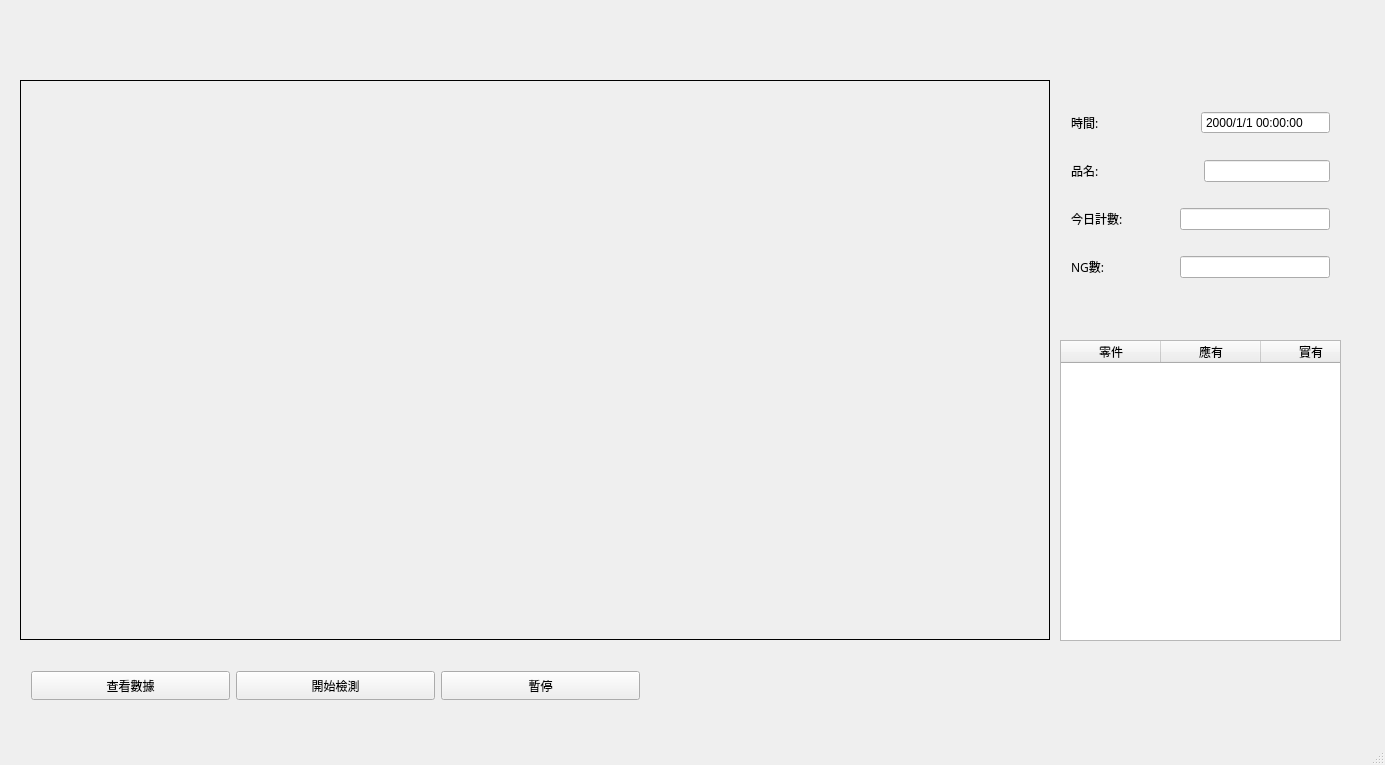
<?xml version="1.0" encoding="UTF-8"?>
<ui version="4.0">
 <class>MainWindow</class>
 <widget class="QMainWindow" name="MainWindow">
  <property name="geometry">
   <rect>
    <x>0</x>
    <y>0</y>
    <width>1385</width>
    <height>765</height>
   </rect>
  </property>
  <property name="cursor">
   <cursorShape>ArrowCursor</cursorShape>
  </property>
  <property name="windowTitle">
   <string>產線智動檢測系統</string>
  </property>
  <property name="windowIcon">
   <iconset>
    <normaloff>../14650616_1373983492625534_4218606715525314813_n.jpg</normaloff>../14650616_1373983492625534_4218606715525314813_n.jpg</iconset>
  </property>
  <property name="autoFillBackground">
   <bool>false</bool>
  </property>
  <widget class="QWidget" name="centralWidget">
   <property name="cursor">
    <cursorShape>ArrowCursor</cursorShape>
   </property>
   <property name="layoutDirection">
    <enum>Qt::LeftToRight</enum>
   </property>
   <widget class="QStackedWidget" name="stackedWidget">
    <property name="enabled">
     <bool>true</bool>
    </property>
    <property name="geometry">
     <rect>
      <x>10</x>
      <y>20</y>
      <width>1361</width>
      <height>711</height>
     </rect>
    </property>
    <property name="sizePolicy">
     <sizepolicy hsizetype="Minimum" vsizetype="Preferred">
      <horstretch>0</horstretch>
      <verstretch>0</verstretch>
     </sizepolicy>
    </property>
    <property name="currentIndex">
     <number>1</number>
    </property>
    <widget class="QWidget" name="homePage">
     <property name="layoutDirection">
      <enum>Qt::RightToLeft</enum>
     </property>
     <layout class="QHBoxLayout" name="horizontalLayout">
      <property name="spacing">
       <number>80</number>
      </property>
      <property name="leftMargin">
       <number>300</number>
      </property>
      <property name="topMargin">
       <number>160</number>
      </property>
      <property name="rightMargin">
       <number>300</number>
      </property>
      <property name="bottomMargin">
       <number>160</number>
      </property>
      <item>
       <widget class="QPushButton" name="testingPushButton">
        <property name="sizePolicy">
         <sizepolicy hsizetype="Minimum" vsizetype="Minimum">
          <horstretch>0</horstretch>
          <verstretch>0</verstretch>
         </sizepolicy>
        </property>
        <property name="palette">
         <palette>
          <active>
           <colorrole role="Button">
            <brush brushstyle="SolidPattern">
             <color alpha="255">
              <red>0</red>
              <green>0</green>
              <blue>255</blue>
             </color>
            </brush>
           </colorrole>
          </active>
          <inactive>
           <colorrole role="Button">
            <brush brushstyle="SolidPattern">
             <color alpha="255">
              <red>0</red>
              <green>0</green>
              <blue>255</blue>
             </color>
            </brush>
           </colorrole>
          </inactive>
          <disabled>
           <colorrole role="Button">
            <brush brushstyle="SolidPattern">
             <color alpha="255">
              <red>0</red>
              <green>0</green>
              <blue>255</blue>
             </color>
            </brush>
           </colorrole>
          </disabled>
         </palette>
        </property>
        <property name="font">
         <font>
          <family>微軟正黑體</family>
          <pointsize>50</pointsize>
          <weight>75</weight>
          <bold>true</bold>
         </font>
        </property>
        <property name="autoFillBackground">
         <bool>true</bool>
        </property>
        <property name="text">
         <string>檢測</string>
        </property>
       </widget>
      </item>
      <item>
       <widget class="QPushButton" name="trainningPushButton">
        <property name="sizePolicy">
         <sizepolicy hsizetype="Minimum" vsizetype="Minimum">
          <horstretch>0</horstretch>
          <verstretch>0</verstretch>
         </sizepolicy>
        </property>
        <property name="palette">
         <palette>
          <active>
           <colorrole role="Button">
            <brush brushstyle="SolidPattern">
             <color alpha="255">
              <red>0</red>
              <green>0</green>
              <blue>255</blue>
             </color>
            </brush>
           </colorrole>
          </active>
          <inactive>
           <colorrole role="Button">
            <brush brushstyle="SolidPattern">
             <color alpha="255">
              <red>0</red>
              <green>0</green>
              <blue>255</blue>
             </color>
            </brush>
           </colorrole>
          </inactive>
          <disabled>
           <colorrole role="Button">
            <brush brushstyle="SolidPattern">
             <color alpha="255">
              <red>0</red>
              <green>0</green>
              <blue>255</blue>
             </color>
            </brush>
           </colorrole>
          </disabled>
         </palette>
        </property>
        <property name="font">
         <font>
          <family>微軟正黑體</family>
          <pointsize>50</pointsize>
          <weight>75</weight>
          <bold>true</bold>
         </font>
        </property>
        <property name="layoutDirection">
         <enum>Qt::LeftToRight</enum>
        </property>
        <property name="autoFillBackground">
         <bool>true</bool>
        </property>
        <property name="text">
         <string>訓練</string>
        </property>
        <property name="iconSize">
         <size>
          <width>16</width>
          <height>16</height>
         </size>
        </property>
       </widget>
      </item>
     </layout>
    </widget>
    <widget class="QWidget" name="testingPage">
     <widget class="QTableWidget" name="tableWidget">
      <property name="geometry">
       <rect>
        <x>1050</x>
        <y>320</y>
        <width>281</width>
        <height>301</height>
       </rect>
      </property>
      <property name="frameShape">
       <enum>QFrame::StyledPanel</enum>
      </property>
      <property name="frameShadow">
       <enum>QFrame::Sunken</enum>
      </property>
      <property name="lineWidth">
       <number>1</number>
      </property>
      <property name="midLineWidth">
       <number>0</number>
      </property>
      <property name="verticalScrollBarPolicy">
       <enum>Qt::ScrollBarAsNeeded</enum>
      </property>
      <property name="horizontalScrollBarPolicy">
       <enum>Qt::ScrollBarAlwaysOff</enum>
      </property>
      <property name="editTriggers">
       <set>QAbstractItemView::NoEditTriggers</set>
      </property>
      <column>
       <property name="text">
        <string>零件</string>
       </property>
      </column>
      <column>
       <property name="text">
        <string>應有</string>
       </property>
      </column>
      <column>
       <property name="text">
        <string>實有</string>
       </property>
      </column>
      <column>
       <property name="text">
        <string>狀態</string>
       </property>
      </column>
     </widget>
     <widget class="QLabel" name="detectView">
      <property name="geometry">
       <rect>
        <x>10</x>
        <y>60</y>
        <width>1030</width>
        <height>560</height>
       </rect>
      </property>
      <property name="sizePolicy">
       <sizepolicy hsizetype="Fixed" vsizetype="Fixed">
        <horstretch>0</horstretch>
        <verstretch>0</verstretch>
       </sizepolicy>
      </property>
      <property name="styleSheet">
       <string notr="true">border: 1px solid black;</string>
      </property>
      <property name="text">
       <string/>
      </property>
     </widget>
     <widget class="QLabel" name="renderLabel">
      <property name="geometry">
       <rect>
        <x>10</x>
        <y>-1</y>
        <width>1321</width>
        <height>41</height>
       </rect>
      </property>
      <property name="styleSheet">
       <string notr="true"/>
      </property>
      <property name="text">
       <string/>
      </property>
     </widget>
     <widget class="QWidget" name="layoutWidget">
      <property name="geometry">
       <rect>
        <x>10</x>
        <y>640</y>
        <width>631</width>
        <height>51</height>
       </rect>
      </property>
      <layout class="QHBoxLayout" name="horizontalLayout_2">
       <item>
        <widget class="QPushButton" name="checkingPushButton">
         <property name="sizePolicy">
          <sizepolicy hsizetype="Minimum" vsizetype="Minimum">
           <horstretch>0</horstretch>
           <verstretch>0</verstretch>
          </sizepolicy>
         </property>
         <property name="font">
          <font>
           <family>微軟正黑體</family>
          </font>
         </property>
         <property name="text">
          <string>查看數據</string>
         </property>
        </widget>
       </item>
       <item>
        <widget class="QPushButton" name="startTestingPushButton">
         <property name="sizePolicy">
          <sizepolicy hsizetype="Minimum" vsizetype="Minimum">
           <horstretch>0</horstretch>
           <verstretch>0</verstretch>
          </sizepolicy>
         </property>
         <property name="font">
          <font>
           <family>微軟正黑體</family>
          </font>
         </property>
         <property name="text">
          <string>開始檢測</string>
         </property>
        </widget>
       </item>
       <item>
        <widget class="QPushButton" name="pausePushButton">
         <property name="sizePolicy">
          <sizepolicy hsizetype="Minimum" vsizetype="Minimum">
           <horstretch>0</horstretch>
           <verstretch>0</verstretch>
          </sizepolicy>
         </property>
         <property name="font">
          <font>
           <family>微軟正黑體</family>
          </font>
         </property>
         <property name="text">
          <string>暫停</string>
         </property>
        </widget>
       </item>
      </layout>
     </widget>
     <widget class="QWidget" name="layoutWidget">
      <property name="geometry">
       <rect>
        <x>1050</x>
        <y>60</y>
        <width>281</width>
        <height>231</height>
       </rect>
      </property>
      <layout class="QVBoxLayout" name="verticalLayout">
       <item>
        <layout class="QHBoxLayout" name="horizontalLayout_3" stretch="0,0">
         <property name="spacing">
          <number>0</number>
         </property>
         <property name="sizeConstraint">
          <enum>QLayout::SetDefaultConstraint</enum>
         </property>
         <property name="leftMargin">
          <number>0</number>
         </property>
         <item>
          <widget class="QLabel" name="timeLabel">
           <property name="sizePolicy">
            <sizepolicy hsizetype="Preferred" vsizetype="Preferred">
             <horstretch>0</horstretch>
             <verstretch>0</verstretch>
            </sizepolicy>
           </property>
           <property name="font">
            <font>
             <family>微軟正黑體</family>
            </font>
           </property>
           <property name="text">
            <string>時間:     </string>
           </property>
           <property name="alignment">
            <set>Qt::AlignLeading|Qt::AlignLeft|Qt::AlignVCenter</set>
           </property>
          </widget>
         </item>
         <item>
          <widget class="QDateEdit" name="dateEdit">
           <property name="sizePolicy">
            <sizepolicy hsizetype="Preferred" vsizetype="Fixed">
             <horstretch>0</horstretch>
             <verstretch>0</verstretch>
            </sizepolicy>
           </property>
           <property name="focusPolicy">
            <enum>Qt::NoFocus</enum>
           </property>
           <property name="buttonSymbols">
            <enum>QAbstractSpinBox::NoButtons</enum>
           </property>
           <property name="keyboardTracking">
            <bool>false</bool>
           </property>
           <property name="displayFormat">
            <string>yyyy/M/d hh:mm:ss</string>
           </property>
          </widget>
         </item>
        </layout>
       </item>
       <item>
        <layout class="QHBoxLayout" name="horizontalLayout_4">
         <item>
          <widget class="QLabel" name="productLabel">
           <property name="sizePolicy">
            <sizepolicy hsizetype="Preferred" vsizetype="Preferred">
             <horstretch>0</horstretch>
             <verstretch>0</verstretch>
            </sizepolicy>
           </property>
           <property name="font">
            <font>
             <family>微軟正黑體</family>
            </font>
           </property>
           <property name="layoutDirection">
            <enum>Qt::LeftToRight</enum>
           </property>
           <property name="text">
            <string>品名:     </string>
           </property>
           <property name="alignment">
            <set>Qt::AlignLeading|Qt::AlignLeft|Qt::AlignVCenter</set>
           </property>
          </widget>
         </item>
         <item>
          <widget class="QLineEdit" name="productLineEdit">
           <property name="sizePolicy">
            <sizepolicy hsizetype="Preferred" vsizetype="Fixed">
             <horstretch>0</horstretch>
             <verstretch>0</verstretch>
            </sizepolicy>
           </property>
          </widget>
         </item>
        </layout>
       </item>
       <item>
        <layout class="QHBoxLayout" name="horizontalLayout_5">
         <property name="spacing">
          <number>0</number>
         </property>
         <item>
          <widget class="QLabel" name="amountLabel">
           <property name="font">
            <font>
             <family>微軟正黑體</family>
            </font>
           </property>
           <property name="text">
            <string>今日計數:     </string>
           </property>
          </widget>
         </item>
         <item alignment="Qt::AlignRight">
          <widget class="QLineEdit" name="amountLineEdit">
           <property name="sizePolicy">
            <sizepolicy hsizetype="Preferred" vsizetype="Fixed">
             <horstretch>0</horstretch>
             <verstretch>0</verstretch>
            </sizepolicy>
           </property>
           <property name="minimumSize">
            <size>
             <width>150</width>
             <height>0</height>
            </size>
           </property>
          </widget>
         </item>
        </layout>
       </item>
       <item>
        <layout class="QHBoxLayout" name="horizontalLayout_6">
         <property name="spacing">
          <number>0</number>
         </property>
         <item>
          <widget class="QLabel" name="NGLabel">
           <property name="font">
            <font>
             <family>微軟正黑體</family>
            </font>
           </property>
           <property name="text">
            <string>NG數:     </string>
           </property>
          </widget>
         </item>
         <item alignment="Qt::AlignRight">
          <widget class="QLineEdit" name="NGLineEdit">
           <property name="sizePolicy">
            <sizepolicy hsizetype="Preferred" vsizetype="Fixed">
             <horstretch>0</horstretch>
             <verstretch>0</verstretch>
            </sizepolicy>
           </property>
           <property name="minimumSize">
            <size>
             <width>150</width>
             <height>0</height>
            </size>
           </property>
           <property name="layoutDirection">
            <enum>Qt::LeftToRight</enum>
           </property>
          </widget>
         </item>
        </layout>
       </item>
      </layout>
     </widget>
    </widget>
   </widget>
  </widget>
  <widget class="QMenuBar" name="menuBar">
   <property name="geometry">
    <rect>
     <x>0</x>
     <y>0</y>
     <width>1385</width>
     <height>24</height>
    </rect>
   </property>
  </widget>
  <widget class="QStatusBar" name="statusBar"/>
 </widget>
 <layoutdefault spacing="6" margin="11"/>
 <resources/>
 <connections/>
</ui>
